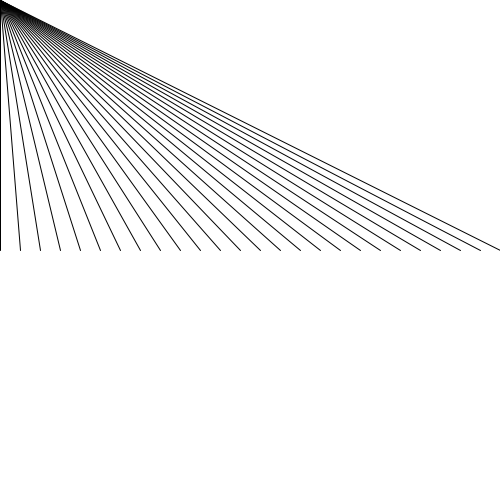
Frame 1 (no input)
Frame 60 (the mouse pressed at the canvas centre just before this capture): identical to frame 1, image omitted
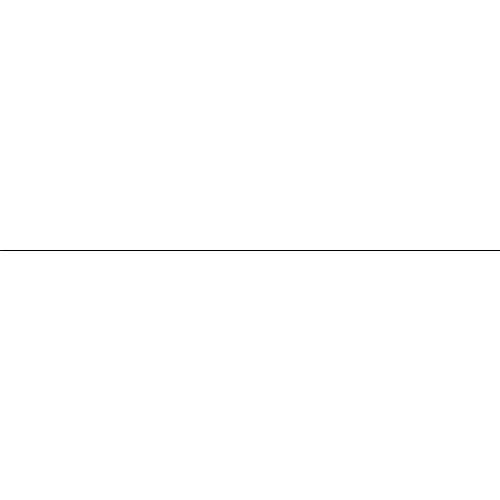
Frame 120 (the mouse held since frame 60 and released just before this capture)

The Processing sketch that drew these frames (run headless with seeded random() and noise(); from frame 60 on, the mouse is pressed at the canvas centre):

// Processing sketch: Exercise1
// ── Exercise1.pde
void setup(){
    size(500, 500);
}

void draw(){
    background(255);
    for (int i=0; i<26; i++) {
        line(i*20, 250, mouseX, mouseY);
    }
}
